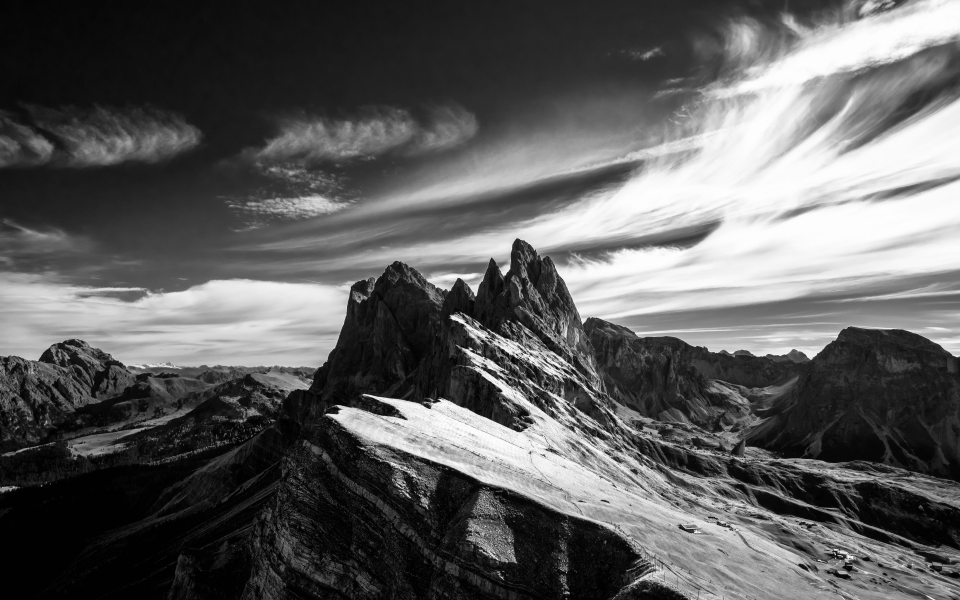
#> input picture lin_alg/linal.jpg, 3840 x 2400 px (shown at 1/4 size)
$ jupyter execute linal.ipynb
#> lines starting #> are read from the running program, lines starting #| are printed output that depends on the picture; long printed decimals are rounded
[cell 1]
import numpy as np
import pandas as pd
from PIL import Image

[cell 2]
with Image.open('linal.jpg') as img:
#> img is the input picture: PIL image 3840x2400 RGB; min 0, max 255, mean 93.8
    img.show()

[cell 3]
img = Image.open('linal.jpg').convert('L')
#> img: PIL image 3840x2400 L
arr = np.array(img)
u, s_vect, v_t = np.linalg.svd(arr, full_matrices=False)
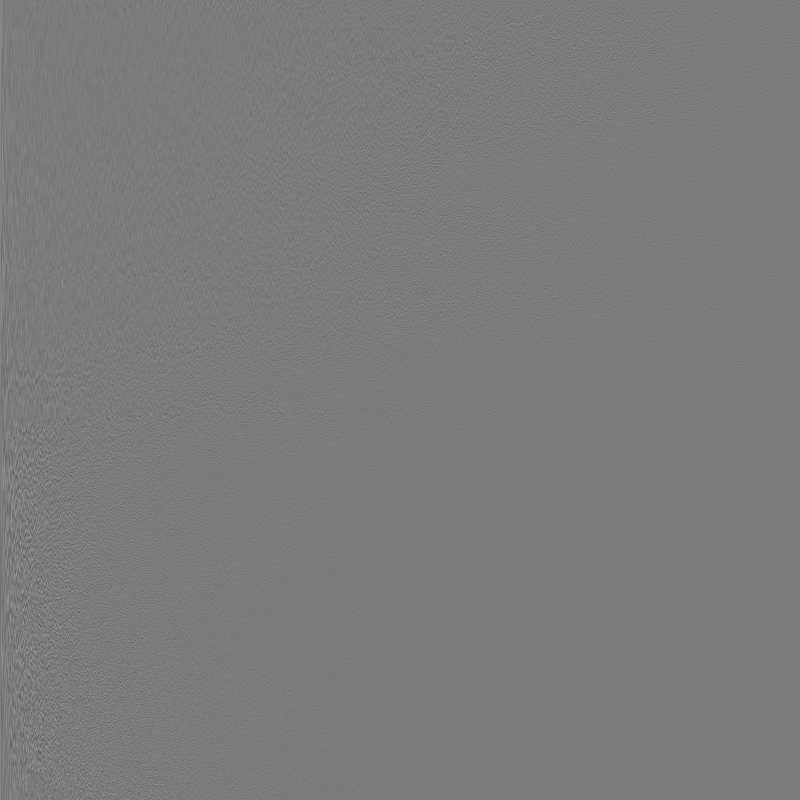
#> u: shape (2400, 2400) float64 (shown at 1/3 size); min -0.243, max 0.254, mean 1.28e-05; drawn with min black and max white
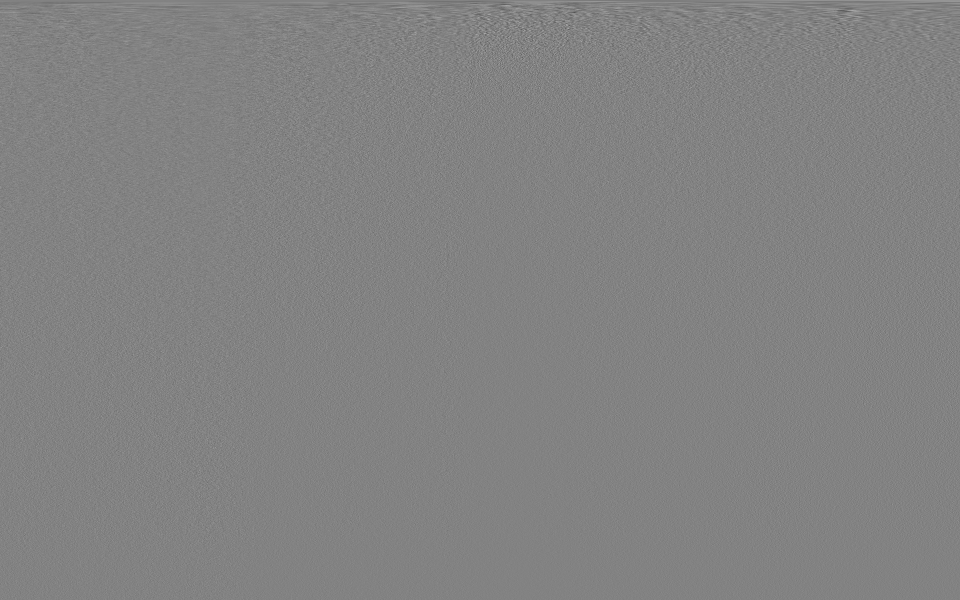
#> v_t: shape (2400, 3840) float64 (shown at 1/4 size); min -0.131, max 0.125, mean 3.78e-06; drawn with min black and max white
#> s_vect = 2400 values, max 330022 at index 0, min 5.43 at index 2399, mean 1029.7
v = v_t.T
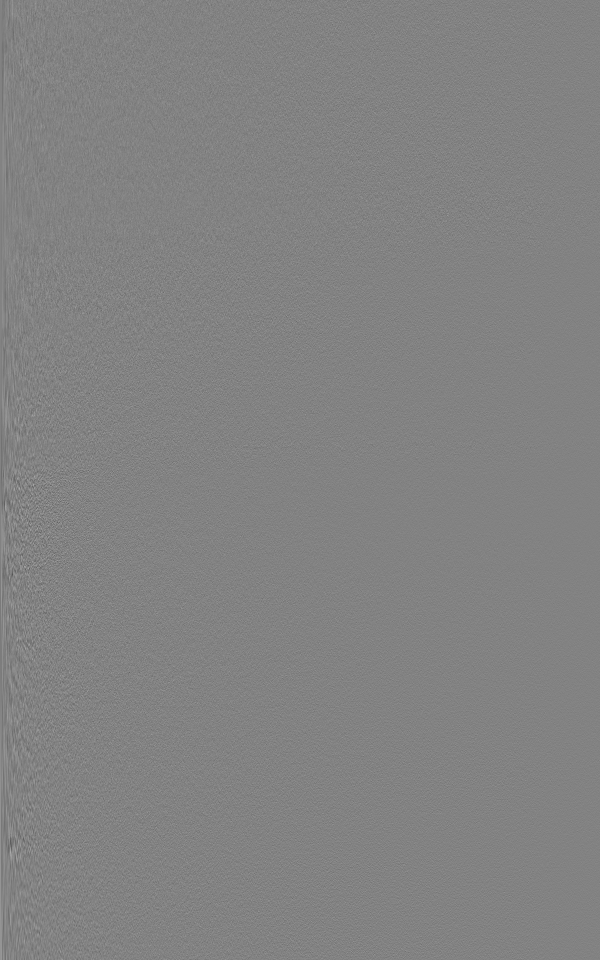
#> v: shape (3840, 2400) float64 (shown at 1/4 size); min -0.131, max 0.125, mean 3.78e-06; drawn with min black and max white
s = np.diag(s_vect)

[cell 4]
size = img.size[0] * img.size[1]
#> size = 9216000
print(f'{size / 1000000} MB')
#| 9.216 MB

[cell 5]
size_svd = u.shape[0] * u.shape[1] + s.shape[0] + v.shape[0] * v.shape[1]
#> size_svd = 14978400
print(f'{size_svd / 1000000} MB')
#| 14.9784 MB

[cell 6]
pd.DataFrame(u)
#> Out = table of 2400 rows and 2400 columns

[cell 7]
pd.DataFrame(s)
#> Out = table of 2400 rows and 2400 columns

[cell 8]
pd.DataFrame(v)
#> Out = table of 3840 rows and 2400 columns

[cell 9]
restored_arr = u @ np.diag(s) @ v_t
#> restored_arr = 3840 values, max 26853 at index 2073, min -24552.5 at index 2003, mean 65.01
restored_img = Image.fromarray(restored_arr)
restored_img.show()

[cell 10]
u_100 = u[:, :100]
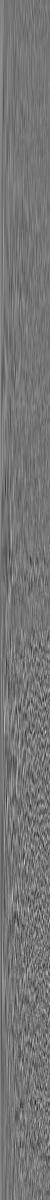
#> u_100: shape (2400, 100) float64 (shown at 1/2 size); min -0.113, max 0.132, mean 0.00029; drawn with min black and max white
s_100 = s[:100, :100]
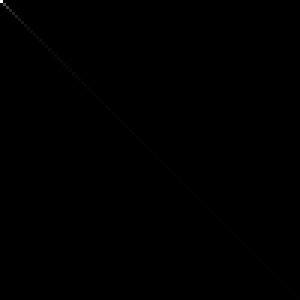
#> s_100: shape (100, 100) float64 (shown 3 times larger); min 0, max 330022, mean 140.1; drawn with min black and max white
v_100 = v[:, :100]

[cell 11]
arr_100 = u_100 @ s_100 @ v_100.T
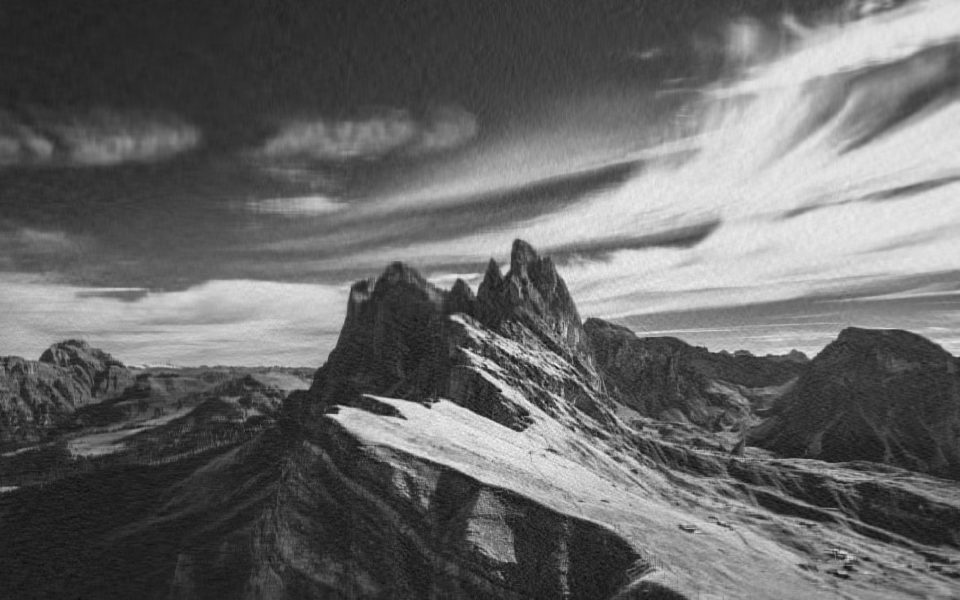
#> arr_100: shape (2400, 3840) float64 (shown at 1/4 size); min -42.23, max 291.7, mean 93.8; drawn with min black and max white
img_100 = Image.fromarray(arr_100).convert('RGB')

[cell 12]
img_100.show()

[cell 13]
size_100 = u_100.shape[0] * u_100.shape[1] + s_100.shape[0] + v_100.shape[0] * v_100.shape[1]
#> size_100 = 624100
print(f'{size_100 / 1000000} MB')
#| 0.6241 MB

[cell 14]
u_500 = u[:, :500]
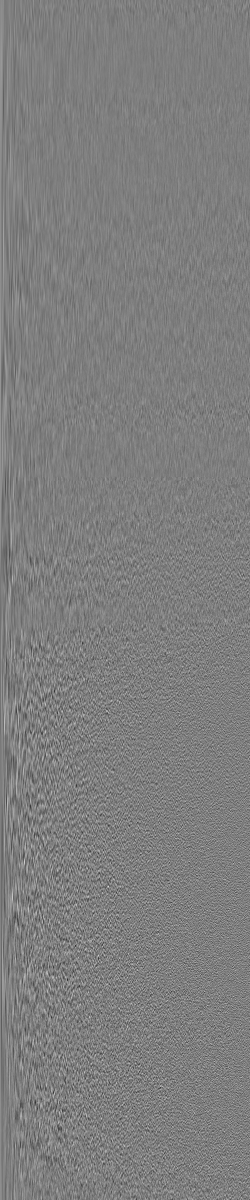
#> u_500: shape (2400, 500) float64 (shown at 1/2 size); min -0.129, max 0.132, mean 6.36e-05; drawn with min black and max white
s_500 = s[:500, :500]
v_500 = v[:, :500]
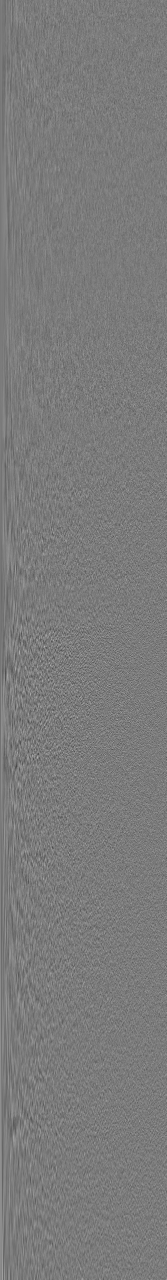
#> v_500: shape (3840, 500) float64 (shown at 1/3 size); min -0.117, max 0.125, mean 1.84e-05; drawn with min black and max white

[cell 15]
arr_500 = u_500 @ s_500 @ v_500.T
img_500 = Image.fromarray(arr_500).convert('RGB')

[cell 16]
img_500.save('500.png')

[cell 17]
size_500 = u_500.shape[0] * u_500.shape[1] + s_500.shape[0] + u_500.shape[0] * u_500.shape[1]
#> size_500 = 2400500
print(f'{size_500 / 1000000} MB')
#| 2.4005 MB

[cell 18]
u_250 = u[:, :250]
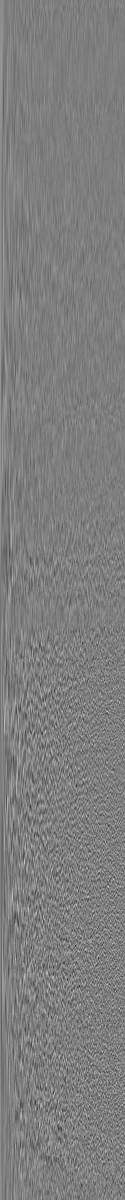
#> u_250: shape (2400, 250) float64 (shown at 1/2 size); min -0.129, max 0.132, mean 0.000117; drawn with min black and max white
s_250 = s[:250, :250]
v_250 = v[:, :250]
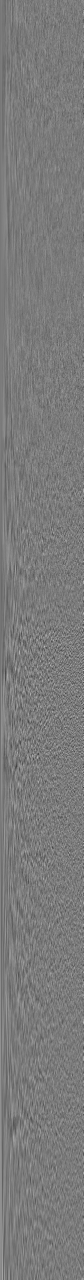
#> v_250: shape (3840, 250) float64 (shown at 1/3 size); min -0.104, max 0.111, mean 3.58e-05; drawn with min black and max white

[cell 19]
arr_250 = u_250 @ s_250 @ v_250.T
img_250 = Image.fromarray(arr_250).convert('RGB')

[cell 20]
img_250.save('250.png')

[cell 21]
size_250 = u_250.shape[0] * u_250.shape[1] + s_250.shape[0] + v_250.shape[0] * v_250.shape[1]
#> size_250 = 1560250
print(f'{size_250 / 1000000} MB')
#| 1.560 MB
